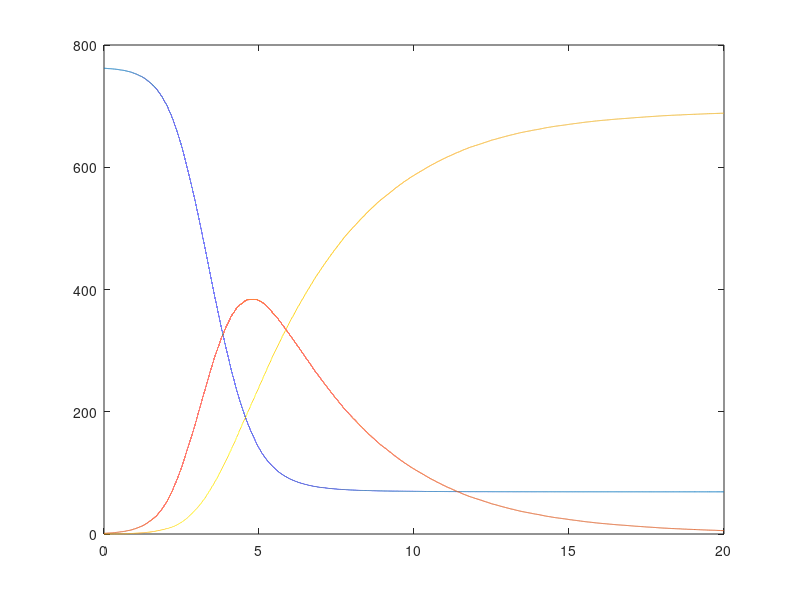

Write MATLAB code to recreate this figure.
Initial_N = [762; 1; 0];
lambda1 = 0.003; lambda2 = 0.3;
Tf = 20;
Omega = 100;
 
time_list_list = {};
state_list_list = {};
for iter = 1:Omega
    N = Initial_N;
    
    simulated_time = 0;
    time_list = [];
    state_list = [];
    while simulated_time < Tf
        time_list = [time_list simulated_time];
        state_list = [state_list N];
        simulated_time = simulated_time - log(1 - rand(1)) / (N(1)*N(2)*lambda1 + N(2)*lambda2);
        Q = N(1) * N(2) * lambda1 / (N(1)*N(2)*lambda1 + N(2)*lambda2);
        if rand(1) < Q
            N(1) = N(1) - 1;
            N(2) = N(2) + 1;
        elseif N(2) > 0
            N(2) = N(2) - 1;
            N(3) = N(3) + 1;
        end
    end
    time_list_list = [time_list_list time_list];
    state_list_list = [state_list_list state_list];
end
 
collect_time = [];
for iter = 1:Omega
    collect_time = [collect_time time_list_list{iter}];
end
collect_time = sort(collect_time);
 
collect_state = zeros(3, length(collect_time));
for iter = 1:Omega
    state_list_list{iter} = interp1(time_list_list{iter}, transpose(state_list_list{iter}), collect_time, 'previous', 'extrap');
    collect_state = collect_state + transpose(state_list_list{iter} / Omega);
end
 
plot(collect_time, collect_state);